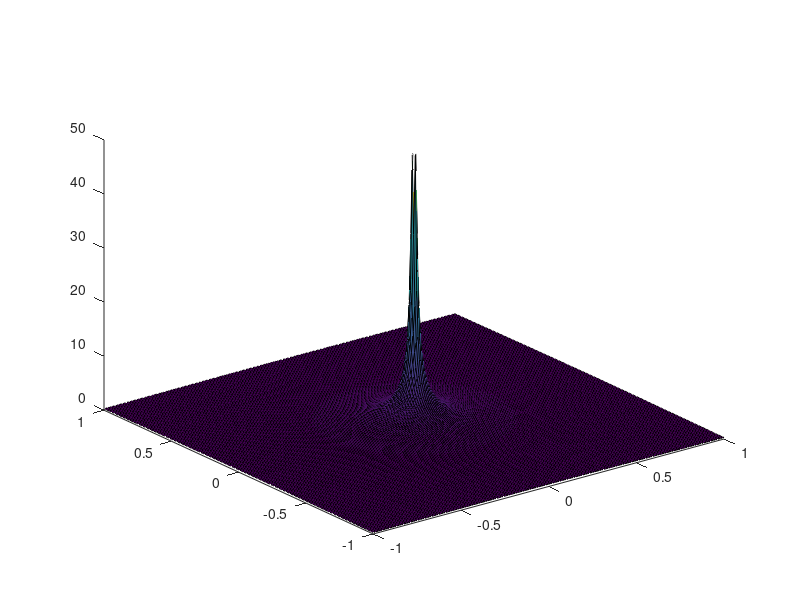

MATLAB code for this plot:
[X, Y] = meshgrid(-1:0.01:1, -1:0.01:1);

I = besselj(1, sqrt(X.^2 + Y.^2)) ./ (X.^2 + Y.^2);
surface(X, Y, I);
view(3);

